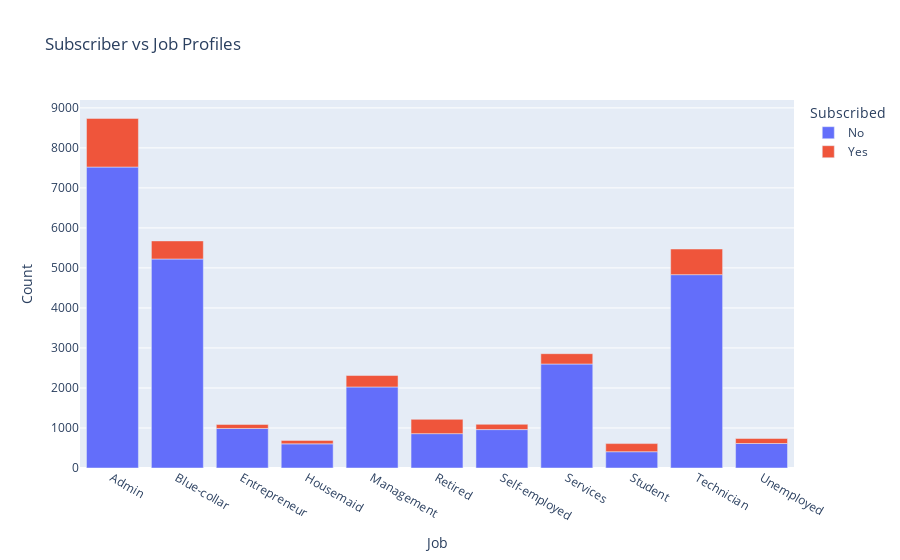

The cell this chart's notebook holds for it:
### Code cell
## Create bar graph based on Jobs categorically identifying how many has subscribed term deposit
gp_by_jobs = df[['Job','Subscribed','age']].groupby(by=['Job','Subscribed']).count().reset_index()
gp_by_jobs.rename(columns={'age': 'Count'}, inplace= True) #Replace column name
gp_by_jobs_bar = px.bar(gp_by_jobs, x="Job", y="Count", color="Subscribed", title="Subscriber vs Job Profiles") #Create Bar graph
gp_by_jobs_bar.show() #Show graph

gp_by_jobs_sub_pie = px.pie(gp_by_jobs[gp_by_jobs['Subscribed'] == 'Yes'], values='Count',names='Job', title="Subscriber vs. Jobs Profile")
gp_by_jobs_no_sub_pie = px.pie(gp_by_jobs[gp_by_jobs['Subscribed'] == 'No'], values='Count',names='Job', title="Not Subscriber vs. Jobs Profile")

####### (Observation) #########
## Higher number of Admins which highest % of them among categories opted to be subscribed for term deposit

### Figure 1 — Plotly figure (JSON) as saved in the notebook; plotly's stock layout.template omitted (floating-point values rounded to 4 significant figures)
{"data": [{"hovertemplate": "Subscribed=No<br>Job=%{x}<br>Count=%{y}<extra></extra>", "legendgroup": "No", "marker": {"color": "#636efa", "pattern": {"shape": ""}}, "name": "No", "orientation": "v", "showlegend": true, "textposition": "auto", "type": "bar", "x": ["Admin", "Blue-collar", "Entrepreneur", "Housemaid", "Management", "Retired", "Self-employed", "Services", "Student", "Technician", "Unemployed"], "xaxis": "x", "y": [7521, 5223, 988, 603, 2025, 859, 960, 2599, 407, 4832, 612], "yaxis": "y"}, {"hovertemplate": "Subscribed=Yes<br>Job=%{x}<br>Count=%{y}<extra></extra>", "legendgroup": "Yes", "marker": {"color": "#EF553B", "pattern": {"shape": ""}}, "name": "Yes", "orientation": "v", "showlegend": true, "textposition": "auto", "type": "bar", "x": ["Admin", "Blue-collar", "Entrepreneur", "Housemaid", "Management", "Retired", "Self-employed", "Services", "Student", "Technician", "Unemployed"], "xaxis": "x", "y": [1216, 452, 101, 87, 286, 357, 132, 258, 203, 641, 126], "yaxis": "y"}], "layout": {"barmode": "relative", "legend": {"title": {"text": "Subscribed"}, "tracegroupgap": 0}, "title": {"text": "Subscriber vs Job Profiles"}, "xaxis": {"anchor": "y", "domain": [0, 1], "title": {"text": "Job"}}, "yaxis": {"anchor": "x", "domain": [0, 1], "title": {"text": "Count"}}}}
